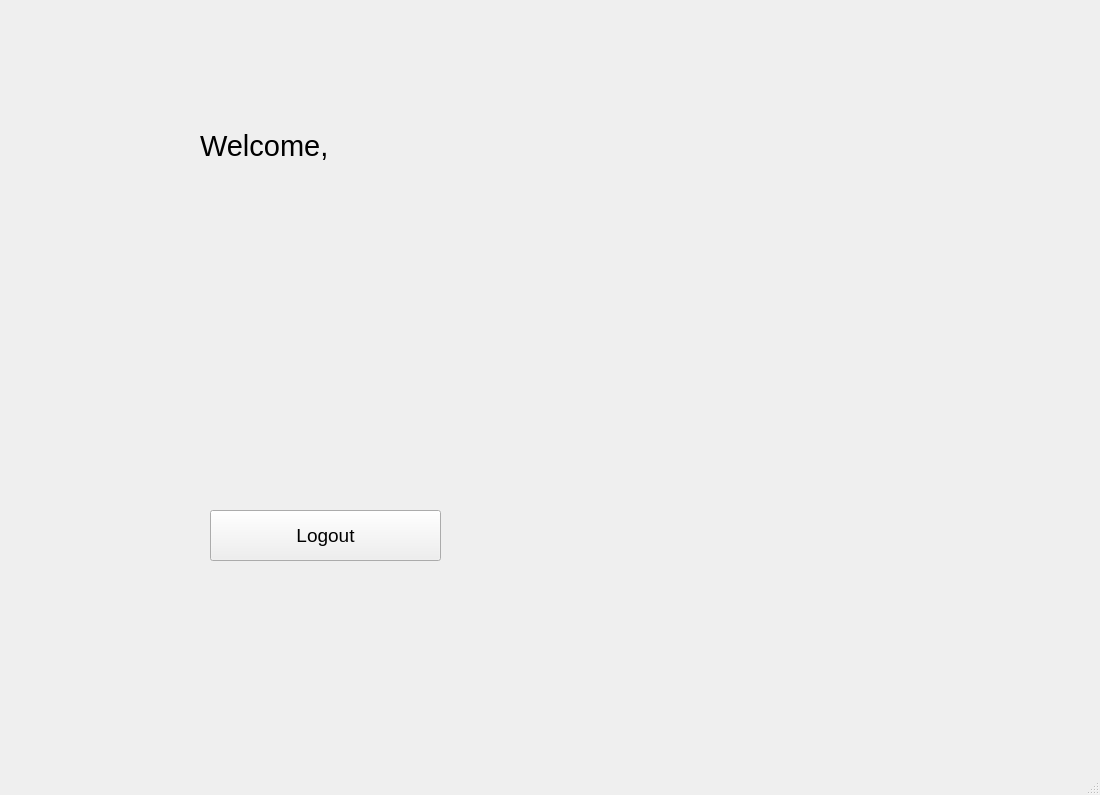
<?xml version="1.0" encoding="UTF-8"?>
<ui version="4.0">
 <class>MainWindow</class>
 <widget class="QMainWindow" name="MainWindow">
  <property name="geometry">
   <rect>
    <x>0</x>
    <y>0</y>
    <width>1100</width>
    <height>795</height>
   </rect>
  </property>
  <property name="windowTitle">
   <string>customer Dashboard</string>
  </property>
  <widget class="QWidget" name="centralwidget">
   <widget class="QLabel" name="welcome">
    <property name="geometry">
     <rect>
      <x>200</x>
      <y>120</y>
      <width>761</width>
      <height>51</height>
     </rect>
    </property>
    <property name="font">
     <font>
      <pointsize>22</pointsize>
     </font>
    </property>
    <property name="text">
     <string>Welcome, </string>
    </property>
   </widget>
   <widget class="QLabel" name="info">
    <property name="geometry">
     <rect>
      <x>210</x>
      <y>210</y>
      <width>591</width>
      <height>221</height>
     </rect>
    </property>
    <property name="font">
     <font>
      <pointsize>15</pointsize>
     </font>
    </property>
    <property name="text">
     <string/>
    </property>
   </widget>
   <widget class="QPushButton" name="logout">
    <property name="geometry">
     <rect>
      <x>210</x>
      <y>510</y>
      <width>231</width>
      <height>51</height>
     </rect>
    </property>
    <property name="font">
     <font>
      <pointsize>14</pointsize>
     </font>
    </property>
    <property name="text">
     <string>Logout</string>
    </property>
   </widget>
  </widget>
  <widget class="QStatusBar" name="statusbar"/>
 </widget>
 <resources/>
 <connections/>
</ui>
